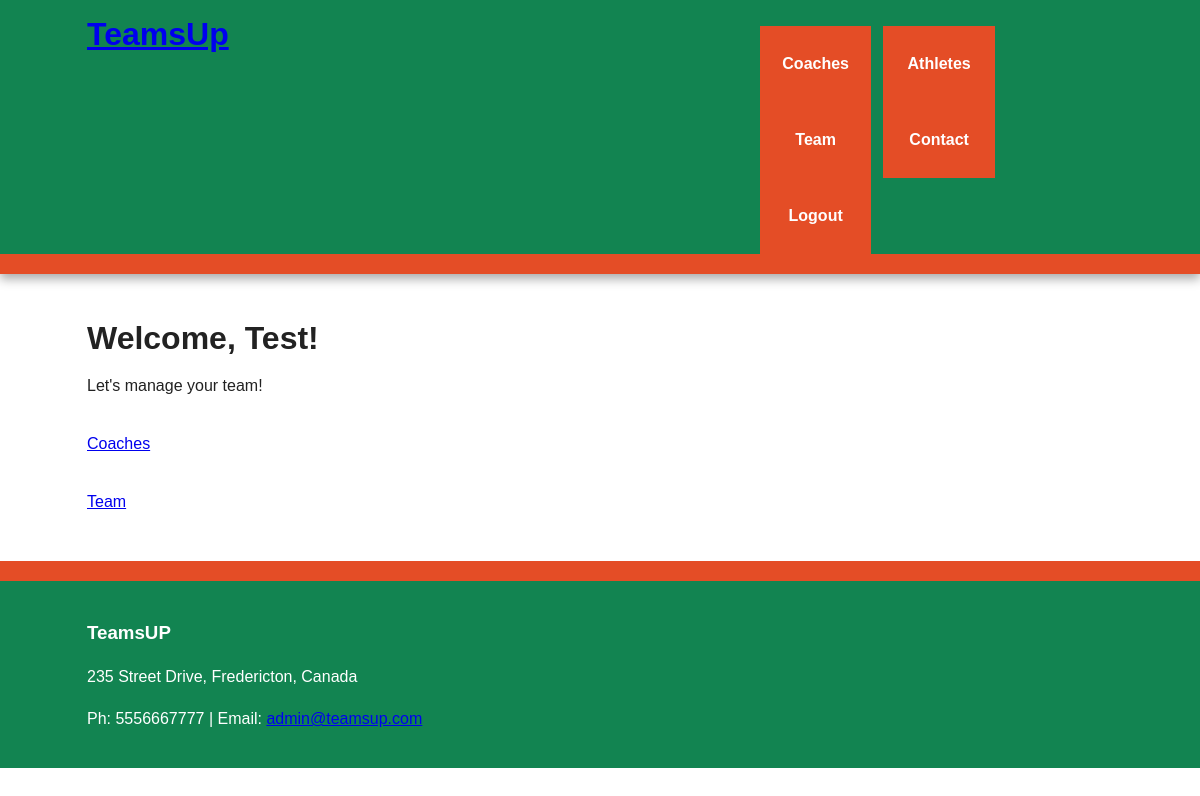
The page /user/testUser1 (signed in) on the database as committed earlier.
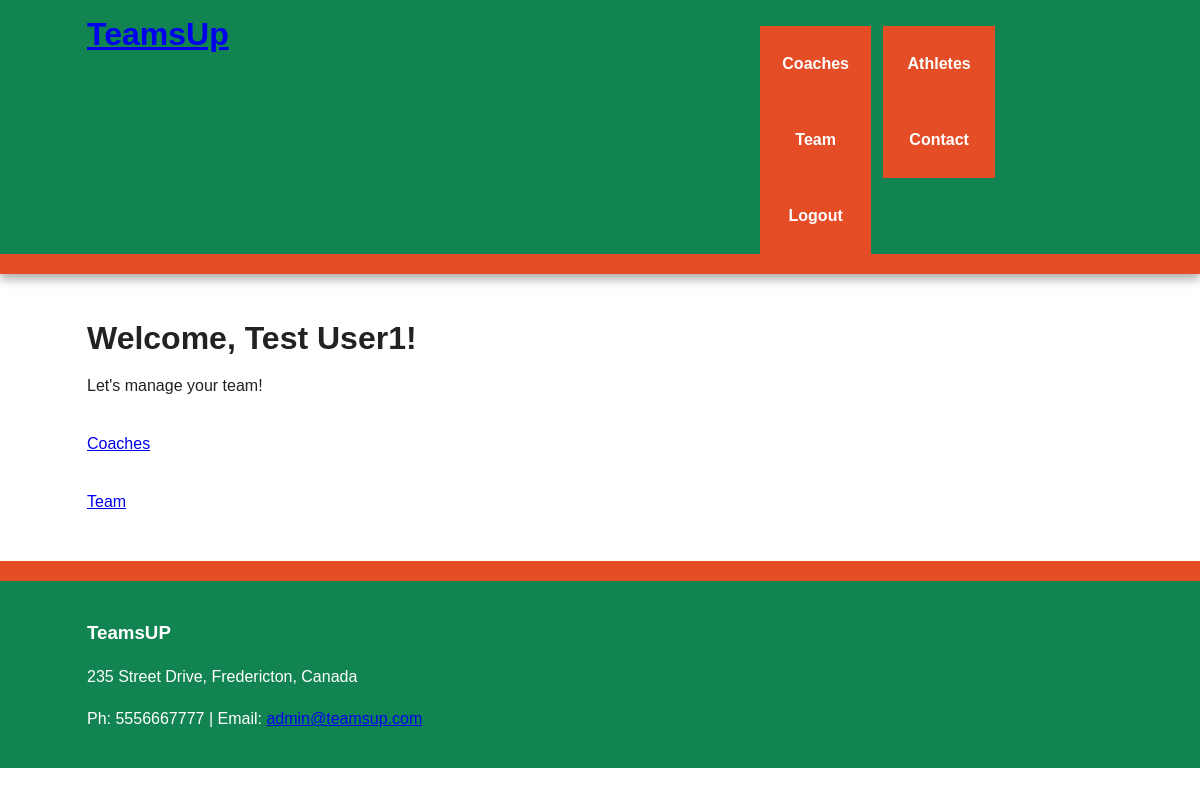
The same page on the database as committed later.
### flask_package/models.py (models this page shows, shortened)
class User(UserMixin, db.Model):
    id = db.Column(db.Integer, primary_key=True)
    name = db.Column(db.String(140), index=True, unique=False)
    role = db.Column(db.String(140), index=True, unique=False)
    email = db.Column(db.String(140), index=True, unique=True)
    username = db.Column(db.String(140), index=True, unique=True)
    password_hash = db.Column(db.String(140))
    staffs = db.relationship('Staff', backref='user', lazy='dynamic')
    teams = db.relationship('Team', backref='user', lazy='dynamic')
    joined_at_date = db.Column(db.DateTime(), index=True, default=datetime.utcnow)

### flask_package/routes.py (the view)
@app.route('/user/<username>')
@login_required
def user(username):
    user = User.query.filter_by(username=username).first_or_404()
    teams = Team.query.filter_by(user_id=user.id)
    return render_template('user.html', user=user, teams=teams)

### flask_package/models.py (called while the page is built)
@login_manager.user_loader
def load_user(user_id):
    return User.query.get(int(user_id))

### flask_package/templates/user.html (shortened to what this page needs)
{% extends 'base.html'%}
{% block content %}
    {% if current_user.is_authenticated %}
        <article>
            <h1>Welcome, {{ current_user.name }}!</h1>
            <p> Let's manage your team!</p>
            <table>
                <tr>
                    <td>
                        <p><a href="{{ url_for('coaches') }}">Coaches</a></p>
                    </td>
                </tr>
                <tr>
                    <td>
                        <p><a href="{{ url_for('team') }}">Team</a></p>
                    </td>
                </tr>
            </table>
        </article>
    {%endif%}
{% endblock %}

Rows that differ between the two databases and show on the page:
changed User: name "Test" → "Test User1"
